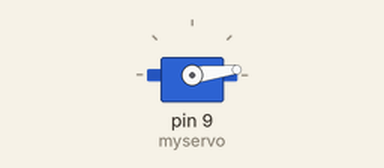
This sketch was run on a simulated Arduino Uno, built with avr-gcc and run on an emulated ATmega328P. Parts: servo.

Above: at 0.05 s.
At 0.85 s:
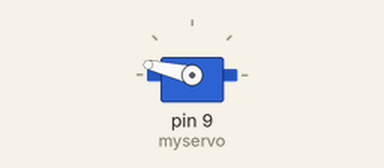
At 1.2 s:
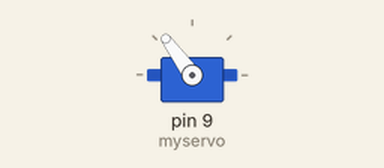
At 1.7 s:
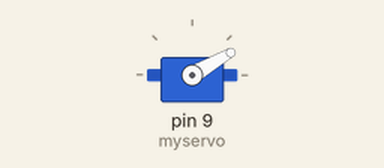
Timing chart, 0 to 4.2 s (numbered marks = the images above):
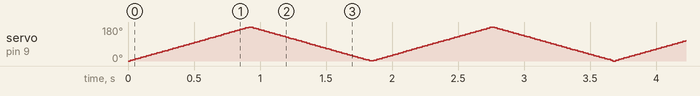

The sketch:

SERVO.ino
```cpp
// Oranžový je input
// červený 5V
// Hnědý GND

#include <Servo.h>     //zahrnutí knihovny pro ovládání servo motoru
Servo myservo;         //každý motor má svou instanci třídy Servo
int pos = 0;           //proměnná obsahující pozici motoru (úhel natočení)

void setup()
{
  myservo.attach(9);   //tento motor je připojen na pin 9
}

void loop()
{
  for(pos = 0; pos <= 180; pos += 1) //je od úhlu 0 do úhlu 180
  {
    myservo.write(pos);  //natočení motoru na aktuální úhel
    delay(5);           //chvilka čekání než se motor natočí
  }
  for(pos = 180; pos >= 0; pos -= 1) //je od úhlu 180 zpět do úhlu 0
  {
    myservo.write(pos);  //natočení motoru na aktuální úhel
    delay(5);           //chvilka čekání než se motor natočí

  }
}
```
